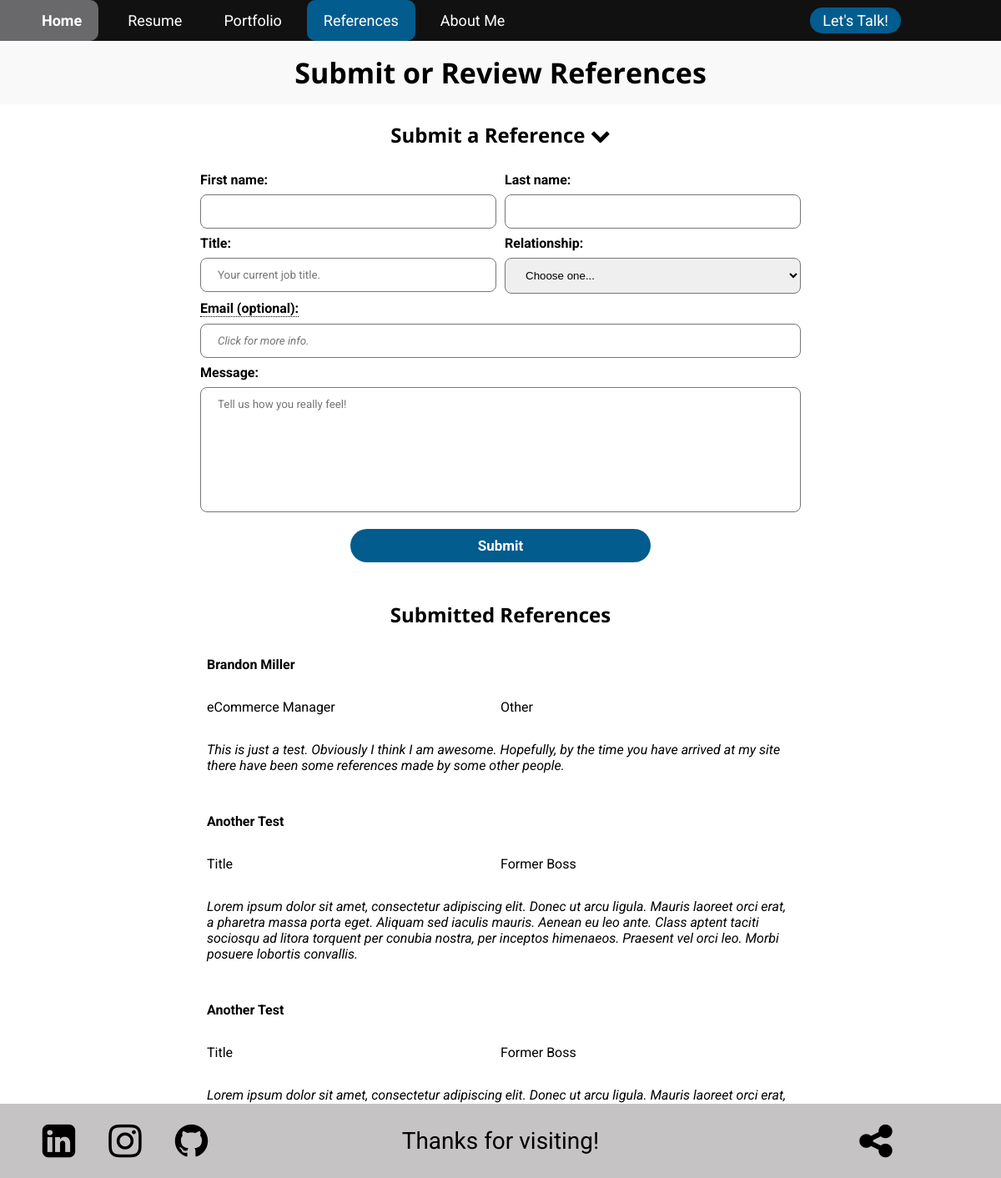
Screenshot of /references with the database file from the repository.
### app.py (models this page shows, shortened)
class references(db.Model):
	_id = db.Column("id", db.Integer, primary_key=True)
	fname = db.Column(db.String(100))
	lname = db.Column(db.String(100))
	title = db.Column(db.String(100))
	email = db.Column(db.String(100))
	relationship = db.Column(db.String(100))
	msg = db.Column(db.String(255))

### app.py (the view, shortened to what this page needs)
@app.route("/references", methods=["POST", "GET"])
def reference():
	return render_template("references.html", references=references.query.all())

### templates/references.html (shortened to what this page needs)
{% extends "base.html" %}
{% set active_page = "references" %}
{% block content %}
<div class="page-header">
	{% if not session['ref'] %}
	<h1 class="page-title">Submit or Review References</h1>
	{% else %}
	<h1 class="page-title">Review References</h1>
	{% endif %}
</div>
<div class="container">
	<div class="section narrow pad">
		{% if not session['ref'] %}
		<div id="submitref" class="full-width center pad">
			<h2>Submit a Reference <i class="fa fa-chevron-down" aria-hidden="true"></i></h2>
		</div>
		<form id="refform" class="form full-width section" name="reference" action="" method="POST" accept-charset="utf-8">
			<div class="half-width fname">
				<label for="fname">First name: </label>
				<input id="fname" type="text" name="fname" value="" required>
			</div>
			<div class="half-width lname">
				<label for="lname">Last name: </label>
				<input id="lname" type="text" name="lname" required>
			</div>
			<div class="half-width fname">
				<label for="title">Title: </label>
				<input id="title" type="text" name="title" placeholder="Your current job title." required>
			</div>
			<div class="half-width lname">
				<label for="relationship">Relationship: </label>
				<select id="relationship" name="relationship" required>
					<option value="">Choose one...</option>
				</select>
			</div>
			<div class="full-width">
				<label id="email" class="tooltip" for="message">Email (optional):</label>
				<input class="msg" type="text" name="email" placeholder="Click for more info.">
			</div>
			<div class="full-width">
				<label for="msg">Message: </label>
				<textarea id="msg" type="text" name="msg" placeholder="Tell us how you really feel!" required></textarea>
			</div>
			<div class="full-width center">
				<input class="btn-form" type="submit" name="submit" value="Submit">
			</div>
		</form>
		{% endif %}
	</div>
	{% if not session['ref'] %}
	<h2 class="full-width pad center">Submitted References</h2>
	{% endif %}
	<div class="section references pad">
		{% for x in references %}
			<div class="reference container full-width">
				<p class="full-width"><strong>{{x.fname}} {{x.lname}}</strong></p>
				<p class="half-width">{{x.title}}</p>
				<p class="half-width">{{x.relationship}}</p>
				<p class="full-width msg">{{x.msg}}</p>
			</div>
		{% endfor %}
	</div>
</div>
{% endblock %}

### static/stylesheets/stylesheet.css (style rules this page uses)
html, body { background-color: #fffafa; margin: 0; }
p, a, ol, ul, form, textarea, input, div.skills { font-family: 'Roboto', sans-serif; }
h1, h2, h3, h4 { font-family: 'Open Sans', sans-serif; }
h1 { margin: 0; }
h2, h3 { margin: 0px; }
.container { display: grid; grid-template-columns: repeat(12, 1fr); background-color: #fff; animation: transitionIn 0.5s; }
.section { display: grid; grid-template-columns: repeat(12, 1fr); grid-column: span 12; padding: 0 15%; }
.narrow { padding: 0 20%; }
.pad { margin: 10px 0; }
.page-header { padding-top: 10px; display: grid; grid-column: span 12; grid-template-columns: repeat(12, 1fr); text-align: center; padding: 15px 0; background-color: #f9f9f9; }
.page-title { grid-column: span 12; font-size: 34px; }
.btn-form { padding: 10px 15px; background-color: #025C8D; width: 50%; color: white; font-weight: bold; font-size: 17px; border-width: 0px; border-radius: 20px; text-decoration: none; }
.center { text-align: center; }
.half-width { grid-column: span 6; }
.full-width { grid-column: span 12; }
.form { padding: 18px 0; }
.fname { padding: 0 5px 0 0; }
.lname { padding: 0 0 0 5px; }
.form label { font-weight: bold; }
.tooltip { display: inline-block; border-bottom: 1px dotted black; }
.section.references { max-height: 70vh; overflow-y: scroll; margin: 0 20%; padding: 0; }
.reference { padding: 8px; transition: all .7s ease 0s; }
.msg { font-style: italic; }
textarea { height: 150px; width: 100%; resize: none; padding: 12px 20px; margin: 8px 0; box-sizing: border-box; border-radius: 8px; border-style: solid; }
input, select { width: 100%; padding: 12px 20px; margin: 8px 0; box-sizing: border-box; border-radius: 8px; border-width: 1px; border-style: solid; }

### rows the page displays
references: fname "Brandon", lname "Miller", title "eCommerce Manager", relationship "Other", msg "This is just a test. Obviously I think I am awesome. Hopefully, by the time you have arrived at my site there have been some references made by some other people."
references: fname "Another", lname "Test", title "Title", relationship "Former Boss", msg "Lorem ipsum dolor sit amet, consectetur adipiscing elit. Donec ut arcu ligula. Mauris laoreet orci erat, a pharetra massa porta eget. Aliquam sed iaculis mauris. Aenean eu leo ante. Class aptent taciti sociosqu ad litora torquent per conubia nostra, per inceptos himenaeos. Praesent vel orci leo. Morbi posuere lobortis convallis."
references: fname "Another", lname "Test", title "Title", relationship "Former Boss", msg "Lorem ipsum dolor sit amet, consectetur adipiscing elit. Donec ut arcu ligula. Mauris laoreet orci erat,…"
